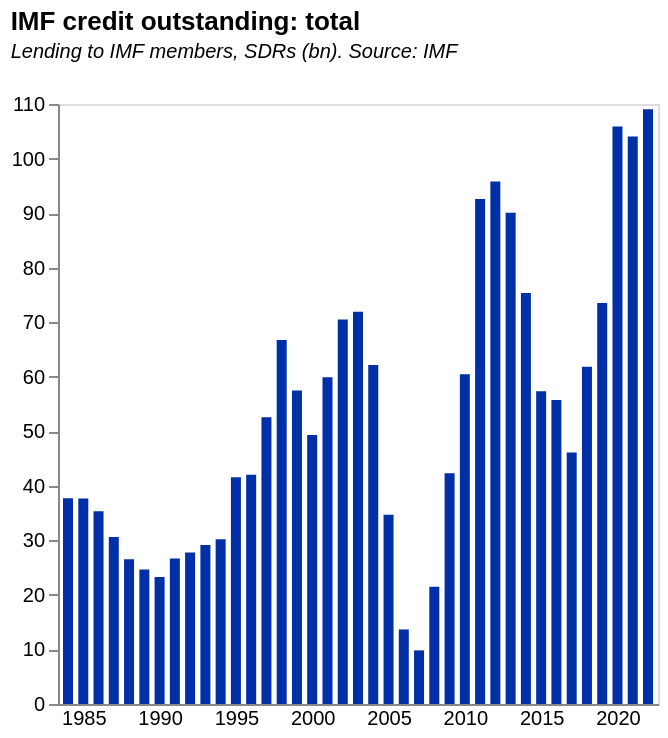

Specify this chart in Vega-Lite:
### Vega-Lite specification from a JSON file in a GitHub repository (floating-point values rounded to 4 significant figures)
{"$schema": "https://vega.github.io/schema/vega-lite/v5.json", "title": {"text": "IMF credit outstanding: total", "subtitle": ["Lending to IMF members, SDRs (bn). Source: IMF", ""], "subtitleFontStyle": "italic", "subtitleFontSize": 10, "anchor": "start", "color": "black"}, "data": {"values": [{"Date": "08/31/2022", "GRA Purchases": "93769635059", "PRGT 1/2/": "15254184552", "Totals": "109023819611", "Year": "2022"}, {"Date": "12/31/2021", "GRA Purchases": "89474552025", "PRGT 1/2/": "14554823681", "Totals": "104029375706", "Year": "2021"}, {"Date": "12/31/2020", "GRA Purchases": "93408630285", "PRGT 1/2/": "12481816684", "Totals": "105890446969", "Year": "2020"}, {"Date": "12/31/2019", "GRA Purchases": "66945509865", "PRGT 1/2/": "6590835450", "Totals": "73536345315", "Year": "2019"}, {"Date": "12/31/2018", "GRA Purchases": "55395611392", "PRGT 1/2/": "6426181029", "Totals": "61821792421", "Year": "2018"}, {"Date": "12/31/2017", "GRA Purchases": "39585385873", "PRGT 1/2/": "6522280669", "Totals": "46107666542", "Year": "2017"}, {"Date": "12/31/2016", "GRA Purchases": "49267630851", "PRGT 1/2/": "6482647937", "Totals": "55750278788", "Year": "2016"}, {"Date": "12/31/2015", "GRA Purchases": "50757840741", "PRGT 1/2/": "6575911158", "Totals": "57333751899", "Year": "2015"}, {"Date": "12/31/2014", "GRA Purchases": "69041563463", "PRGT 1/2/": "6292755583", "Totals": "75334319046", "Year": "2014"}, {"Date": "12/31/2013", "GRA Purchases": "83899249061", "PRGT 1/2/": "6174392682", "Totals": "90073641743", "Year": "2013"}, {"Date": "12/31/2012", "GRA Purchases": "90042348252", "PRGT 1/2/": "5766292503", "Totals": "95808640755", "Year": "2012"}, {"Date": "12/31/2011", "GRA Purchases": "87276915790", "PRGT 1/2/": "5308609594", "Totals": "92585525384", "Year": "2011"}, {"Date": "12/31/2010", "GRA Purchases": "55620104510", "PRGT 1/2/": "4819344134", "Totals": "60439448644", "Year": "2010"}, {"Date": "12/31/2009", "GRA Purchases": "37221142436", "PRGT 1/2/": "5079705286", "Totals": "42300847722", "Year": "2009"}, {"Date": "12/31/2008", "GRA Purchases": "17514964723", "PRGT 1/2/": "3972372030", "Totals": "21487336753", "Year": "2008"}, {"Date": "12/31/2007", "GRA Purchases": "6036146757", "PRGT 1/2/": "3796945581", "Totals": "9833092338", "Year": "2007"}, {"Date": "12/31/2006", "GRA Purchases": "9822640239", "PRGT 1/2/": "3844020520", "Totals": "13666660759", "Year": "2006"}, {"Date": "12/31/2005", "GRA Purchases": "28432143237", "PRGT 1/2/": "6282121668", "Totals": "34714264905", "Year": "2005"}, {"Date": "12/31/2004", "GRA Purchases": "55373766674", "PRGT 1/2/": "6766029353", "Totals": "62139796027", "Year": "2004"}, {"Date": "12/31/2003", "GRA Purchases": "65032062712", "PRGT 1/2/": "6880893268", "Totals": "71912955980", "Year": "2003"}, {"Date": "12/31/2002", "GRA Purchases": "63601058794", "PRGT 1/2/": "6868671012", "Totals": "70469729806", "Year": "2002"}, {"Date": "12/31/2001", "GRA Purchases": "53477225409", "PRGT 1/2/": "6424578684", "Totals": "59901804093", "Year": "2001"}, {"Date": "12/31/2000", "GRA Purchases": "42990531049", "PRGT 1/2/": "6331595468", "Totals": "49322126517", "Year": "2000"}, {"Date": "12/31/1999", "GRA Purchases": "51061861875", "PRGT 1/2/": "6434274362", "Totals": "57496136237", "Year": "1999"}, {"Date": "12/31/1998", "GRA Purchases": "60451017051", "PRGT 1/2/": "6288825925", "Totals": "66739842976", "Year": "1998"}, {"Date": "12/31/1997", "GRA Purchases": "46559033783", "PRGT 1/2/": "6009867422", "Totals": "52568901205", "Year": "1997"}, {"Date": "12/31/1996", "GRA Purchases": "36127472805", "PRGT 1/2/": "5881609752", "Totals": "42009082557", "Year": "1996"}, {"Date": "12/31/1995", "GRA Purchases": "35929173412", "PRGT 1/2/": "5657438528", "Totals": "41586611940", "Year": "1995"}, {"Date": "12/31/1994", "GRA Purchases": "25611676952", "PRGT 1/2/": "4599768498", "Totals": "30211445450", "Year": "1994"}, {"Date": "12/31/1993", "GRA Purchases": "25196745031", "PRGT 1/2/": "3942792899", "Totals": "29139537930", "Year": "1993"}, {"Date": "12/31/1992", "GRA Purchases": "23967172718", "PRGT 1/2/": "3804463796", "Totals": "27771636514", "Year": "1992"}, {"Date": "12/31/1991", "GRA Purchases": "23378573926", "PRGT 1/2/": "3285717796", "Totals": "26664291722", "Year": "1991"}, {"Date": "12/31/1990", "GRA Purchases": "20731851093", "PRGT 1/2/": "2571911617", "Totals": "23303762710", "Year": "1990"}, {"Date": "12/31/1989", "GRA Purchases": "22315104224", "PRGT 1/2/": "2334886562", "Totals": "24649990786", "Year": "1989"}, {"Date": "12/31/1988", "GRA Purchases": "24750004884", "PRGT 1/2/": "1773964293", "Totals": "26523969177", "Year": "1988"}, {"Date": "12/31/1987", "GRA Purchases": "28751979125", "PRGT 1/2/": "1866342930", "Totals": "30618322055", "Year": "1987"}, {"Date": "12/31/1986", "GRA Purchases": "33334905644", "PRGT 1/2/": "2013169931", "Totals": "35348075575", "Year": "1986"}, {"Date": "12/31/1985", "GRA Purchases": "35194787249", "PRGT 1/2/": "2470247948", "Totals": "37665035197", "Year": "1985"}, {"Date": "12/31/1984", "GRA Purchases": "34936772393", "PRGT 1/2/": "2769874900", "Totals": "37706647293", "Year": "1984"}], "format": {"parse": {"Year": "date"}}}, "transform": [{"calculate": "datum.Totals/1000000000", "as": "billions"}], "height": 300, "width": 300, "mark": {"type": "bar", "color": "rgb(0,47,167)"}, "encoding": {"x": {"field": "Year", "type": "temporal", "axis": {"title": null, "grid": false, "ticks": false, "labelAngle": 0}}, "y": {"field": "billions", "type": "quantitative", "title": "", "axis": {"grid": false}}}}
